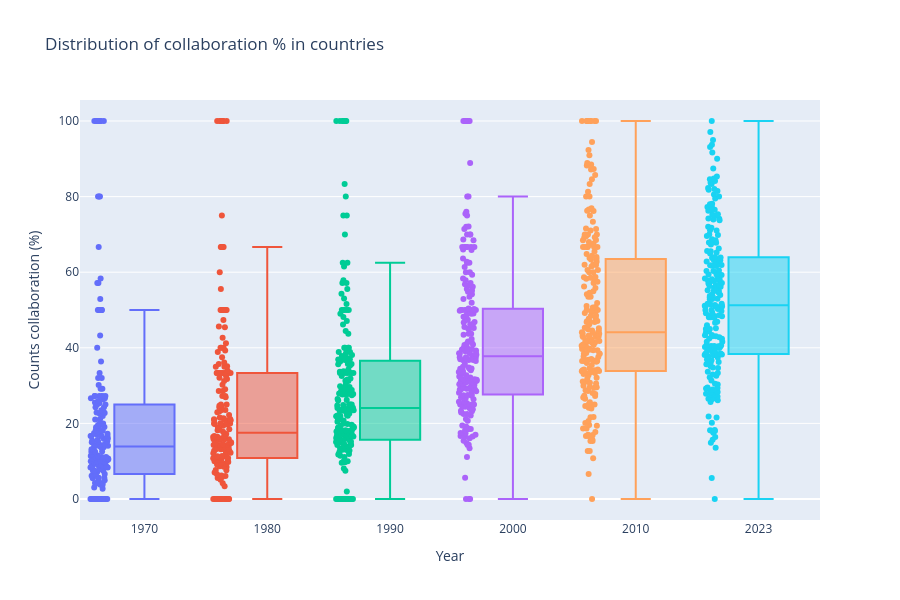

The notebook cell this image was saved under:
### Code cell
fig = px.box(
    df_country_shares_year_list,
    x="year",           # each domain = one box
    y="counts_collab_pct",       # values to summarize
    points="all",              # optional: show all points
    color="year",       # color boxes by domain
    height=600,
    title=f"Distribution of collaboration % in countries",
    hover_data=["name", "counts_collab_pct", "region", "alpha-2"],
)

fig.update_layout(
    yaxis_title="Counts collaboration (%)",
    xaxis_title="Year",
    showlegend=False
)

fig.show()
# fig.write_image("../images/global_collaboration_losses_by_year.png",
#                 width=1200, height=600, scale=2)

### Figure 1 — Plotly figure (JSON) as saved in the notebook; plotly's stock layout.template omitted (floating-point values rounded to 4 significant figures; data arrays with more than 128 entries replaced by an {"elided": "..."} marker saying what was removed)
{"data": [{"alignmentgroup": "True", "boxpoints": "all", "customdata": {"elided": "181x3 str values"}, "hovertemplate": "year=%{x}<br>counts_collab_pct=%{y}<br>name=%{customdata[0]}<br>region=%{customdata[1]}<br>alpha-2=%{customdata[2]}<extra></extra>", "legendgroup": "1970", "marker": {"color": "#636efa"}, "name": "1970", "notched": false, "offsetgroup": "1970", "orientation": "v", "showlegend": true, "type": "box", "x": {"elided": "181 str values"}, "x0": " ", "xaxis": "x", "y": {"elided": "181 float values"}, "y0": " ", "yaxis": "y"}, {"alignmentgroup": "True", "boxpoints": "all", "customdata": {"elided": "180x3 str values"}, "hovertemplate": "year=%{x}<br>counts_collab_pct=%{y}<br>name=%{customdata[0]}<br>region=%{customdata[1]}<br>alpha-2=%{customdata[2]}<extra></extra>", "legendgroup": "1980", "marker": {"color": "#EF553B"}, "name": "1980", "notched": false, "offsetgroup": "1980", "orientation": "v", "showlegend": true, "type": "box", "x": {"elided": "180 str values"}, "x0": " ", "xaxis": "x", "y": {"elided": "180 float values"}, "y0": " ", "yaxis": "y"}, {"alignmentgroup": "True", "boxpoints": "all", "customdata": {"elided": "196x3 str values"}, "hovertemplate": "year=%{x}<br>counts_collab_pct=%{y}<br>name=%{customdata[0]}<br>region=%{customdata[1]}<br>alpha-2=%{customdata[2]}<extra></extra>", "legendgroup": "1990", "marker": {"color": "#00cc96"}, "name": "1990", "notched": false, "offsetgroup": "1990", "orientation": "v", "showlegend": true, "type": "box", "x": {"elided": "196 str values"}, "x0": " ", "xaxis": "x", "y": {"elided": "196 float values"}, "y0": " ", "yaxis": "y"}, {"alignmentgroup": "True", "boxpoints": "all", "customdata": {"elided": "205x3 str values"}, "hovertemplate": "year=%{x}<br>counts_collab_pct=%{y}<br>name=%{customdata[0]}<br>region=%{customdata[1]}<br>alpha-2=%{customdata[2]}<extra></extra>", "legendgroup": "2000", "marker": {"color": "#ab63fa"}, "name": "2000", "notched": false, "offsetgroup": "2000", "orientation": "v", "showlegend": true, "type": "box", "x": {"elided": "205 str values"}, "x0": " ", "xaxis": "x", "y": {"elided": "205 float values"}, "y0": " ", "yaxis": "y"}, {"alignmentgroup": "True", "boxpoints": "all", "customdata": {"elided": "214x3 str values"}, "hovertemplate": "year=%{x}<br>counts_collab_pct=%{y}<br>name=%{customdata[0]}<br>region=%{customdata[1]}<br>alpha-2=%{customdata[2]}<extra></extra>", "legendgroup": "2010", "marker": {"color": "#FFA15A"}, "name": "2010", "notched": false, "offsetgroup": "2010", "orientation": "v", "showlegend": true, "type": "box", "x": {"elided": "214 str values"}, "x0": " ", "xaxis": "x", "y": {"elided": "214 float values"}, "y0": " ", "yaxis": "y"}, {"alignmentgroup": "True", "boxpoints": "all", "customdata": {"elided": "217x3 str values"}, "hovertemplate": "year=%{x}<br>counts_collab_pct=%{y}<br>name=%{customdata[0]}<br>region=%{customdata[1]}<br>alpha-2=%{customdata[2]}<extra></extra>", "legendgroup": "2023", "marker": {"color": "#19d3f3"}, "name": "2023", "notched": false, "offsetgroup": "2023", "orientation": "v", "showlegend": true, "type": "box", "x": {"elided": "217 str values"}, "x0": " ", "xaxis": "x", "y": {"elided": "217 float values"}, "y0": " ", "yaxis": "y"}], "layout": {"boxmode": "overlay", "height": 600, "legend": {"title": {"text": "year"}, "tracegroupgap": 0}, "showlegend": false, "title": {"text": "Distribution of collaboration % in countries"}, "xaxis": {"anchor": "y", "categoryarray": ["1970", "1980", "1990", "2000", "2010", "2023"], "categoryorder": "array", "domain": [0, 1], "title": {"text": "Year"}}, "yaxis": {"anchor": "x", "domain": [0, 1], "title": {"text": "Counts collaboration (%)"}}}}
